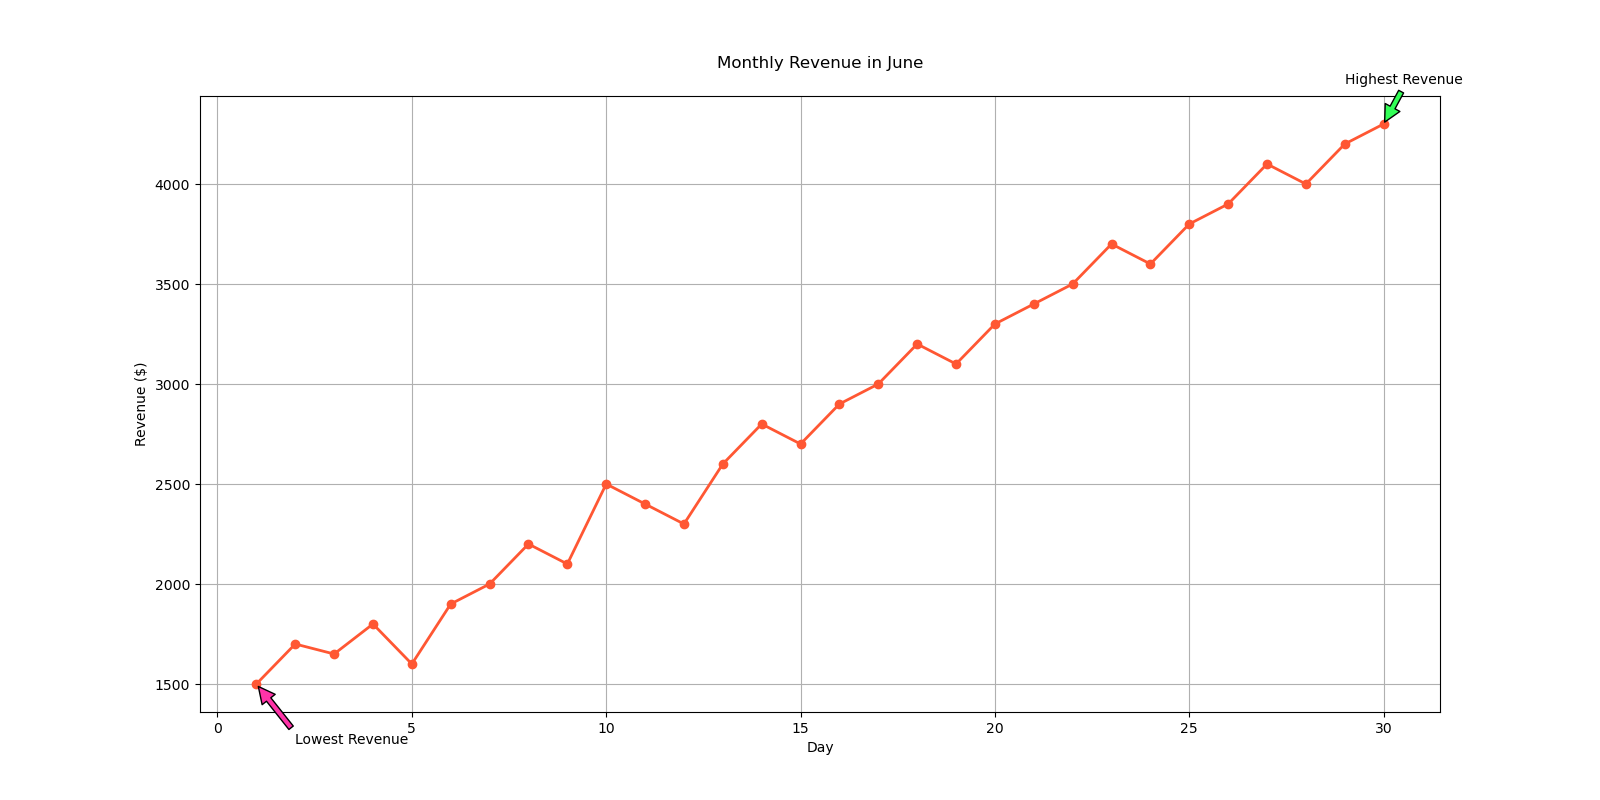

Generate this figure with Python:

import matplotlib.pyplot as plt

# Data
days = list(range(1, 31))
revenue = [1500, 1700, 1650, 1800, 1600, 1900, 2000, 2200, 2100, 2500, 
           2400, 2300, 2600, 2800, 2700, 2900, 3000, 3200, 3100, 3300, 
           3400, 3500, 3700, 3600, 3800, 3900, 4100, 4000, 4200, 4300]

plt.figure(figsize=(16, 8))  # Changing width and height of the chart
plt.plot(days, revenue, marker='o', color='#FF5733', linewidth=2)  # Modified color scheme

# Adding annotations for the highest and lowest revenue
plt.annotate('Lowest Revenue', xy=(1, 1500), xytext=(2, 1200),
             arrowprops=dict(facecolor='#FF33A8', shrink=0.05))
plt.annotate('Highest Revenue', xy=(30, 4300), xytext=(29, 4500),
             arrowprops=dict(facecolor='#33FF57', shrink=0.05))

plt.title('Monthly Revenue in June', pad=20)  # New headline which fits the topic
plt.xlabel('Day')  # Changing labels to fit the new data type
plt.ylabel('Revenue ($)')
plt.grid(True)

plt.show()
